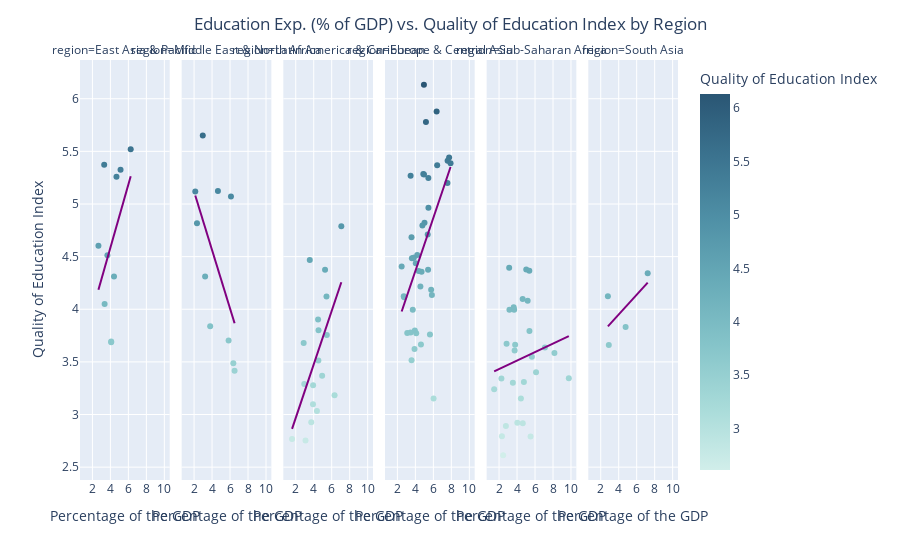

This figure's notebook cell:
### Markdown cell above
Now we'll check for the interaction between regions

### Code cell
fig = px.scatter(data_frame=df_gdp_qual_2017,x='edu_pcnt_gdp',y='val_qual_ed',color='val_qual_ed',hover_data=['country_name','year'],facet_col='region',trendline='ols', 
                 category_orders=regions_ord, labels={'val_qual_ed':'Quality of Education Index'}, color_continuous_scale=px.colors.sequential.Teal, trendline_color_override='Purple')

#Setting the labels of the plot
fig.update_layout(
    title={
        'text': 'Education Exp. (% of GDP) vs. Quality of Education Index by Region',
        'x':0.5,
        'xanchor': 'center'},
    xaxis_title='Percentage of the GDP',
    yaxis_title='Quality of Education Index',
    legend={'title':'Quality of Education Index'}
)

#Ensuring that all x-axis show the correct label
fig.for_each_xaxis(lambda x: x.update(title = 'Percentage of the GDP'))

fig.show()

### Figure 1 — Plotly figure (JSON) as saved in the notebook; plotly's stock layout.template omitted (floating-point values rounded to 4 significant figures)
{"data": [{"customdata": [["Commonwealth of Australia", 2017], ["People's Republic of China", 2017], ["Hong Kong Special Administrative Region of the People's Republic of China", 2017], ["Republic of Indonesia", 2017], ["Malaysia", 2017], ["Mongolia", 2017], ["New Zealand", 2017], ["Republic of the Philippines", 2017], ["Kingdom of Thailand", 2017], ["Socialist Republic of Vietnam", 2017]], "hovertemplate": "region=East Asia & Pacific<br>edu_pcnt_gdp=%{x}<br>Quality of Education Index=%{marker.color}<br>country_name=%{customdata[0]}<br>year=%{customdata[1]}<extra></extra>", "legendgroup": "", "marker": {"color": [5.325, 4.514, 5.372, 4.603, 5.258, 3.693, 5.519, 4.312, 4.051, 3.687], "coloraxis": "coloraxis", "symbol": "circle"}, "mode": "markers", "name": "", "orientation": "v", "showlegend": false, "type": "scatter", "x": [5.128, 3.667, 3.31, 2.67, 4.675, 4.089, 6.26, 4.4, 3.356, 4.086], "xaxis": "x", "y": [5.325, 4.514, 5.372, 4.603, 5.258, 3.693, 5.519, 4.312, 4.051, 3.687], "yaxis": "y"}, {"hovertemplate": "<b>OLS trendline</b><br>val_qual_ed = 0.300356 * edu_pcnt_gdp + 3.3826<br>R<sup>2</sup>=0.193403<br><br>region=East Asia & Pacific<br>edu_pcnt_gdp=%{x}<br>Quality of Education Index=%{y} <b>(trend)</b><extra></extra>", "legendgroup": "", "line": {"color": "Purple"}, "marker": {"symbol": "circle"}, "mode": "lines", "name": "", "showlegend": false, "type": "scatter", "x": [2.67, 3.31, 3.356, 3.667, 4.086, 4.089, 4.4, 4.675, 5.128, 6.26], "xaxis": "x", "y": [4.185, 4.377, 4.391, 4.484, 4.61, 4.611, 4.704, 4.787, 4.923, 5.263], "yaxis": "y"}, {"customdata": [["People's Democratic Republic of Algeria", 2017], ["Kingdom of Bahrain", 2017], ["Islamic Republic of Iran", 2017], ["State of Israel", 2017], ["Hashemite Kingdom of Jordan", 2017], ["State of Kuwait", 2017], ["Lebanese Republic", 2017], ["Republic of Malta", 2017], ["Sultanate of Oman", 2017], ["State of Qatar", 2017]], "hovertemplate": "region=Middle East & North Africa<br>edu_pcnt_gdp=%{x}<br>Quality of Education Index=%{marker.color}<br>country_name=%{customdata[0]}<br>year=%{customdata[1]}<extra></extra>", "legendgroup": "", "marker": {"color": [3.417, 4.817, 3.838, 5.072, 4.312, 3.486, 5.119, 5.124, 3.703, 5.651], "coloraxis": "coloraxis", "symbol": "circle"}, "mode": "markers", "name": "", "orientation": "v", "showlegend": false, "type": "scatter", "x": [6.505, 2.325, 3.79, 6.103, 3.229, 6.365, 2.133, 4.652, 5.84, 2.967], "xaxis": "x2", "y": [3.417, 4.817, 3.838, 5.072, 4.312, 3.486, 5.119, 5.124, 3.703, 5.651], "yaxis": "y2"}, {"hovertemplate": "<b>OLS trendline</b><br>val_qual_ed = -0.27766 * edu_pcnt_gdp + 5.67306<br>R<sup>2</sup>=0.352392<br><br>region=Middle East & North Africa<br>edu_pcnt_gdp=%{x}<br>Quality of Education Index=%{y} <b>(trend)</b><extra></extra>", "legendgroup": "", "line": {"color": "Purple"}, "marker": {"symbol": "circle"}, "mode": "lines", "name": "", "showlegend": false, "type": "scatter", "x": [2.133, 2.325, 2.967, 3.229, 3.79, 4.652, 5.84, 6.103, 6.365, 6.505], "xaxis": "x2", "y": [5.081, 5.028, 4.849, 4.777, 4.621, 4.381, 4.051, 3.979, 3.906, 3.867], "yaxis": "y2"}, {"customdata": [["Argentine Republic", 2017], ["Federative Republic of Brazil", 2017], ["Republic of Chile", 2017], ["Republic of Colombia", 2017], ["Republic of Costa Rica", 2017], ["Dominican Republic", 2017], ["Republic of El Salvador", 2017], ["Republic of Guatemala", 2017], ["Republic of Haiti", 2017], ["Republic of Honduras", 2017], ["Jamaica", 2017], ["United Mexican States", 2017], ["Republic of Nicaragua", 2017], ["Republic of Panama", 2017], ["Republic of Paraguay", 2017], ["Republic of Peru", 2017], ["Republic of Trinidad and Tobago", 2017], ["Oriental Republic of Uruguay", 2017]], "hovertemplate": "region=Latin America & Caribbean<br>edu_pcnt_gdp=%{x}<br>Quality of Education Index=%{marker.color}<br>country_name=%{customdata[0]}<br>year=%{customdata[1]}<extra></extra>", "legendgroup": "", "marker": {"color": [3.757, 3.183, 4.122, 3.8, 4.788, 3.097, 2.928, 3.29, 2.768, 3.369, 4.375, 3.512, 3.032, 3.68, 2.754, 3.277, 4.469, 3.902], "coloraxis": "coloraxis", "symbol": "circle"}, "mode": "markers", "name": "", "orientation": "v", "showlegend": false, "type": "scatter", "x": [5.454, 6.32, 5.42, 4.536, 7.07, 3.92, 3.725, 2.95, 1.591, 4.937, 5.26, 4.518, 4.358, 2.882, 3.09, 3.931, 3.561, 4.486], "xaxis": "x3", "y": [3.757, 3.183, 4.122, 3.8, 4.788, 3.097, 2.928, 3.29, 2.768, 3.369, 4.375, 3.512, 3.032, 3.68, 2.754, 3.277, 4.469, 3.902], "yaxis": "y3"}, {"hovertemplate": "<b>OLS trendline</b><br>val_qual_ed = 0.254205 * edu_pcnt_gdp + 2.45953<br>R<sup>2</sup>=0.316307<br><br>region=Latin America & Caribbean<br>edu_pcnt_gdp=%{x}<br>Quality of Education Index=%{y} <b>(trend)</b><extra></extra>", "legendgroup": "", "line": {"color": "Purple"}, "marker": {"symbol": "circle"}, "mode": "lines", "name": "", "showlegend": false, "type": "scatter", "x": [1.591, 2.882, 2.95, 3.09, 3.561, 3.725, 3.92, 3.931, 4.358, 4.486, 4.518, 4.536, 4.937, 5.26, 5.42, 5.454, 6.32, 7.07], "xaxis": "x3", "y": [2.864, 3.192, 3.209, 3.245, 3.365, 3.406, 3.456, 3.459, 3.567, 3.6, 3.608, 3.612, 3.715, 3.797, 3.837, 3.846, 4.066, 4.257], "yaxis": "y3"}, {"customdata": [["Republic of Albania", 2017], ["Republic of Armenia", 2017], ["Republic of Austria", 2017], ["Republic of Azerbaijan", 2017], ["Kingdom of Belgium", 2017], ["Republic of Bulgaria", 2017], ["Republic of Croatia", 2017], ["Republic of Cyprus", 2017], ["Czech Republic", 2017], ["Kingdom of Denmark", 2017], ["Republic of Estonia", 2017], ["Republic of Finland", 2017], ["French Republic", 2017], ["Georgia", 2017], ["Federal Republic of Germany", 2017], ["Hellenic Republic", 2017], ["Hungary", 2017], ["Republic of Iceland", 2017], ["Ireland", 2017], ["Italian Republic", 2017], ["Republic of Kazakhstan", 2017], ["Kyrgyz Republic", 2017], ["Republic of Latvia", 2017], ["Republic of Lithuania", 2017], ["Grand Duchy of Luxembourg", 2017], ["Republic of Moldova", 2017], ["Kingdom of the Netherlands", 2017], ["Kingdom of Norway", 2017], ["Republic of Poland", 2017], ["Portuguese Republic", 2017], ["Romania", 2017], ["Russian Federation", 2017], ["Republic of Serbia", 2017], ["Slovak Republic", 2017], ["Republic of Slovenia", 2017], ["Kingdom of Spain", 2017], ["Kingdom of Sweden", 2017], ["Switzerland", 2017], ["Republic of Tajikistan", 2017], ["Ukraine", 2017], ["United Kingdom of Great Britain and Northern Ireland", 2017]], "hovertemplate": "region=Europe & Central Asia<br>edu_pcnt_gdp=%{x}<br>Quality of Education Index=%{marker.color}<br>country_name=%{customdata[0]}<br>year=%{customdata[1]}<extra></extra>", "legendgroup": "", "marker": {"color": [4.486, 4.123, 4.71, 4.406, 5.367, 3.773, 3.622, 4.184, 4.489, 5.441, 5.281, 5.878, 4.963, 3.515, 5.284, 3.778, 3.664, 5.411, 5.269, 4.438, 4.113, 3.152, 4.364, 4.489, 4.684, 3.76, 5.779, 5.386, 4.217, 4.821, 3.774, 4.356, 3.996, 3.799, 4.796, 4.515, 5.199, 6.133, 4.135, 4.374, 5.246], "coloraxis": "coloraxis", "symbol": "circle"}, "mode": "markers", "name": "", "orientation": "v", "showlegend": false, "type": "scatter", "x": [3.612, 2.708, 5.372, 2.474, 6.425, 4.091, 3.906, 5.754, 3.806, 7.752, 4.956, 6.363, 5.452, 3.574, 4.883, 3.472, 4.62, 7.584, 3.469, 4.045, 2.751, 6.026, 4.37, 3.812, 3.57, 5.618, 5.175, 7.912, 4.558, 5.016, 3.095, 4.69, 3.71, 3.941, 4.781, 4.208, 7.569, 4.952, 5.838, 5.412, 5.444], "xaxis": "x4", "y": [4.486, 4.123, 4.71, 4.406, 5.367, 3.773, 3.622, 4.184, 4.489, 5.441, 5.281, 5.878, 4.963, 3.515, 5.284, 3.778, 3.664, 5.411, 5.269, 4.438, 4.113, 3.152, 4.364, 4.489, 4.684, 3.76, 5.779, 5.386, 4.217, 4.821, 3.774, 4.356, 3.996, 3.799, 4.796, 4.515, 5.199, 6.133, 4.135, 4.374, 5.246], "yaxis": "y4"}, {"hovertemplate": "<b>OLS trendline</b><br>val_qual_ed = 0.252436 * edu_pcnt_gdp + 3.35373<br>R<sup>2</sup>=0.237520<br><br>region=Europe & Central Asia<br>edu_pcnt_gdp=%{x}<br>Quality of Education Index=%{y} <b>(trend)</b><extra></extra>", "legendgroup": "", "line": {"color": "Purple"}, "marker": {"symbol": "circle"}, "mode": "lines", "name": "", "showlegend": false, "type": "scatter", "x": [2.474, 2.708, 2.751, 3.095, 3.469, 3.472, 3.57, 3.574, 3.612, 3.71, 3.806, 3.812, 3.906, 3.941, 4.045, 4.091, 4.208, 4.37, 4.558, 4.62, 4.69, 4.781, 4.883, 4.952, 4.956, 5.016, 5.175, 5.372, 5.412, 5.444, 5.452, 5.618, 5.754, 5.838, 6.026, 6.363, 6.425, 7.569, 7.584, 7.752, 7.912], "xaxis": "x4", "y": [3.978, 4.037, 4.048, 4.135, 4.229, 4.23, 4.255, 4.256, 4.265, 4.29, 4.315, 4.316, 4.34, 4.348, 4.375, 4.386, 4.416, 4.457, 4.504, 4.52, 4.538, 4.561, 4.586, 4.604, 4.605, 4.62, 4.66, 4.71, 4.72, 4.728, 4.73, 4.772, 4.806, 4.827, 4.875, 4.96, 4.976, 5.264, 5.268, 5.311, 5.351], "yaxis": "y4"}, {"customdata": [["Republic of Benin", 2017], ["Republic of Botswana", 2017], ["Republic of Burundi", 2017], ["Republic of Cabo Verde", 2017], ["Republic of Cameroon", 2017], ["Republic of Chad", 2017], ["Democratic Republic of the Congo", 2017], ["Federal Democratic Republic of Ethiopia", 2017], ["Republic of Ghana", 2017], ["Republic of Guinea", 2017], ["Republic of Kenya", 2017], ["Kingdom of Lesotho", 2017], ["Republic of Liberia", 2017], ["Republic of Madagascar", 2017], ["Republic of Malawi", 2017], ["Republic of Mali", 2017], ["Republic of Mauritius", 2017], ["Republic of Mozambique", 2017], ["Republic of Namibia", 2017], ["Republic of Rwanda", 2017], ["Republic of Senegal", 2017], ["Republic of Seychelles", 2017], ["Republic of Sierra Leone", 2017], ["Republic of South Africa", 2017], ["United Republic of Tanzania", 2017], ["Republic of Uganda", 2017], ["Republic of Zambia", 2017], ["Republic of Zimbabwe", 2017]], "hovertemplate": "region=Sub-Saharan Africa<br>edu_pcnt_gdp=%{x}<br>Quality of Education Index=%{marker.color}<br>country_name=%{customdata[0]}<br>year=%{customdata[1]}<extra></extra>", "legendgroup": "", "marker": {"color": [3.303, 3.636, 3.31, 4.08, 3.995, 2.613, 3.241, 3.549, 4.019, 2.795, 4.365, 3.584, 2.892, 3.672, 2.923, 3.664, 4.377, 2.79, 3.345, 4.394, 4.097, 3.995, 2.917, 3.402, 3.151, 3.343, 3.609, 3.793], "coloraxis": "coloraxis", "symbol": "circle"}, "mode": "markers", "name": "", "orientation": "v", "showlegend": false, "type": "scatter", "x": [3.536, 7.1, 4.762, 5.182, 3.155, 2.455, 1.455, 5.65, 3.627, 2.32, 5.367, 8.157, 2.761, 2.836, 4.031, 3.79, 5.023, 5.506, 9.76, 3.126, 4.625, 3.677, 4.636, 6.113, 4.431, 2.263, 3.73, 5.381], "xaxis": "x5", "y": [3.303, 3.636, 3.31, 4.08, 3.995, 2.613, 3.241, 3.549, 4.019, 2.795, 4.365, 3.584, 2.892, 3.672, 2.923, 3.664, 4.377, 2.79, 3.345, 4.394, 4.097, 3.995, 2.917, 3.402, 3.151, 3.343, 3.609, 3.793], "yaxis": "y5"}, {"hovertemplate": "<b>OLS trendline</b><br>val_qual_ed = 0.0402508 * edu_pcnt_gdp + 3.35161<br>R<sup>2</sup>=0.020918<br><br>region=Sub-Saharan Africa<br>edu_pcnt_gdp=%{x}<br>Quality of Education Index=%{y} <b>(trend)</b><extra></extra>", "legendgroup": "", "line": {"color": "Purple"}, "marker": {"symbol": "circle"}, "mode": "lines", "name": "", "showlegend": false, "type": "scatter", "x": [1.455, 2.263, 2.32, 2.455, 2.761, 2.836, 3.126, 3.155, 3.536, 3.627, 3.677, 3.73, 3.79, 4.031, 4.431, 4.625, 4.636, 4.762, 5.023, 5.182, 5.367, 5.381, 5.506, 5.65, 6.113, 7.1, 8.157, 9.76], "xaxis": "x5", "y": [3.41, 3.443, 3.445, 3.45, 3.463, 3.466, 3.477, 3.479, 3.494, 3.498, 3.5, 3.502, 3.504, 3.514, 3.53, 3.538, 3.538, 3.543, 3.554, 3.56, 3.568, 3.568, 3.573, 3.579, 3.598, 3.637, 3.68, 3.744], "yaxis": "y5"}, {"customdata": [["Kingdom of Bhutan", 2017], ["Nepal", 2017], ["Islamic Republic of Pakistan", 2017], ["Democratic Socialist Republic of Sri Lanka", 2017]], "hovertemplate": "region=South Asia<br>edu_pcnt_gdp=%{x}<br>Quality of Education Index=%{marker.color}<br>country_name=%{customdata[0]}<br>year=%{customdata[1]}<extra></extra>", "legendgroup": "", "marker": {"color": [4.341, 3.831, 3.66, 4.124], "coloraxis": "coloraxis", "symbol": "circle"}, "mode": "markers", "name": "", "orientation": "v", "showlegend": false, "type": "scatter", "x": [7.226, 4.767, 2.9, 2.799], "xaxis": "x6", "y": [4.341, 3.831, 3.66, 4.124], "yaxis": "y6"}, {"hovertemplate": "<b>OLS trendline</b><br>val_qual_ed = 0.093916 * edu_pcnt_gdp + 3.57375<br>R<sup>2</sup>=0.414224<br><br>region=South Asia<br>edu_pcnt_gdp=%{x}<br>Quality of Education Index=%{y} <b>(trend)</b><extra></extra>", "legendgroup": "", "line": {"color": "Purple"}, "marker": {"symbol": "circle"}, "mode": "lines", "name": "", "showlegend": false, "type": "scatter", "x": [2.799, 2.9, 4.767, 7.226], "xaxis": "x6", "y": [3.837, 3.846, 4.021, 4.252], "yaxis": "y6"}], "layout": {"annotations": [{"font": {}, "showarrow": false, "text": "region=East Asia & Pacific", "x": 0.075, "xanchor": "center", "xref": "paper", "y": 1, "yanchor": "bottom", "yref": "paper"}, {"font": {}, "showarrow": false, "text": "region=Middle East & North Africa", "x": 0.245, "xanchor": "center", "xref": "paper", "y": 1, "yanchor": "bottom", "yref": "paper"}, {"font": {}, "showarrow": false, "text": "region=Latin America & Caribbean", "x": 0.415, "xanchor": "center", "xref": "paper", "y": 1, "yanchor": "bottom", "yref": "paper"}, {"font": {}, "showarrow": false, "text": "region=Europe & Central Asia", "x": 0.585, "xanchor": "center", "xref": "paper", "y": 1, "yanchor": "bottom", "yref": "paper"}, {"font": {}, "showarrow": false, "text": "region=Sub-Saharan Africa", "x": 0.755, "xanchor": "center", "xref": "paper", "y": 1, "yanchor": "bottom", "yref": "paper"}, {"font": {}, "showarrow": false, "text": "region=South Asia", "x": 0.925, "xanchor": "center", "xref": "paper", "y": 1, "yanchor": "bottom", "yref": "paper"}], "coloraxis": {"colorbar": {"title": {"text": "Quality of Education Index"}}, "colorscale": [[0, "rgb(209, 238, 234)"], [0.1667, "rgb(168, 219, 217)"], [0.3333, "rgb(133, 196, 201)"], [0.5, "rgb(104, 171, 184)"], [0.6667, "rgb(79, 144, 166)"], [0.8333, "rgb(59, 115, 143)"], [1, "rgb(42, 86, 116)"]]}, "legend": {"title": {"text": "Quality of Education Index"}, "tracegroupgap": 0}, "margin": {"t": 60}, "title": {"text": "Education Exp. (% of GDP) vs. Quality of Education Index by Region", "x": 0.5, "xanchor": "center"}, "xaxis": {"anchor": "y", "domain": [0, 0.15], "title": {"text": "Percentage of the GDP"}}, "xaxis2": {"anchor": "y2", "domain": [0.17, 0.32], "matches": "x", "title": {"text": "Percentage of the GDP"}}, "xaxis3": {"anchor": "y3", "domain": [0.34, 0.49], "matches": "x", "title": {"text": "Percentage of the GDP"}}, "xaxis4": {"anchor": "y4", "domain": [0.51, 0.66], "matches": "x", "title": {"text": "Percentage of the GDP"}}, "xaxis5": {"anchor": "y5", "domain": [0.68, 0.83], "matches": "x", "title": {"text": "Percentage of the GDP"}}, "xaxis6": {"anchor": "y6", "domain": [0.85, 1], "matches": "x", "title": {"text": "Percentage of the GDP"}}, "yaxis": {"anchor": "x", "domain": [0, 1], "title": {"text": "Quality of Education Index"}}, "yaxis2": {"anchor": "x2", "domain": [0, 1], "matches": "y", "showticklabels": false}, "yaxis3": {"anchor": "x3", "domain": [0, 1], "matches": "y", "showticklabels": false}, "yaxis4": {"anchor": "x4", "domain": [0, 1], "matches": "y", "showticklabels": false}, "yaxis5": {"anchor": "x5", "domain": [0, 1], "matches": "y", "showticklabels": false}, "yaxis6": {"anchor": "x6", "domain": [0, 1], "matches": "y", "showticklabels": false}}}
